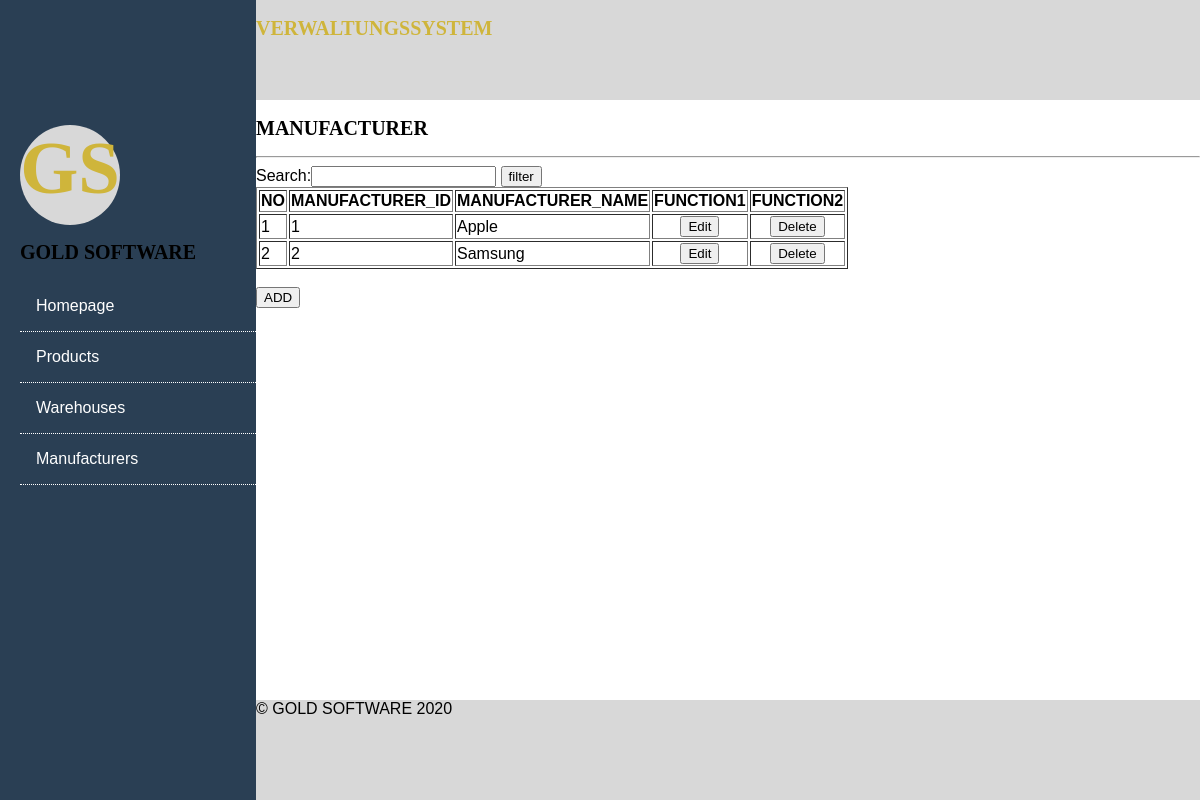
The app's page /?page=manufacturer with its own data.
### tables this page shows
CREATE TABLE `MANUFACTURER` (
  `MANUFACTURER_ID` int(11) NOT NULL,
  `MANUFACTURER_NAME` varchar(50) NOT NULL
);

### pages/manufacturer.php (the view)
<?php require_once 'connection.php'; ?>
<!DOCTYPE html>
<html>
<body>
<h2>MANUFACTURER</h2>
<hr>
<form name="search_form" method="post" action="recht.php">
        Search:<input type="text" name="search_box" value=""/>
        <input type="submit" name="search" value="filter">
    </form>
<table style="width: 60%" border="1">
    <tr>
        <th>NO</th>
        <th>MANUFACTURER_ID</th>
        <th>MANUFACTURER_NAME</th>
        <th width="50">FUNCTION1</th>
        <th width="50">FUNCTION2</th>
    </tr>
    <?php
    $data=$conn->prepare("SELECT * from MANUFACTURER");
    $data->execute();
    $counter=0;
    while($qdata=$data->fetch(PDO::FETCH_ASSOC)) { $counter++?>
        <tr>
            <td><?php echo $counter; ?></td>
            <td><?php echo $qdata['MANUFACTURER_ID'] ?></td>
            <td><?php echo $qdata['MANUFACTURER_NAME'] ?></td>
            <td align="center"><a href="?page=edit_recht&RECHTE_ID=<?php echo $qdata['RECHTE_ID'] ?>"><button>Edit</button></td></a>
            <td align="center"><a href="?page=operation&RECHTE_ID=<?php echo $qdata['RECHTE_ID'] ?>&qdelete=recht"><button>Delete</button></td></a>
        </tr>
    <?php
}
?>
</table>
<br>
<a href="?page=insert_recht"><button>ADD</button></a>
</body>
</html>

### css/styles.css (style rules this page uses)
body { margin: 0; font-family: Arial, Helvetica, sans-serif; }
h2 { font-family: Verdana; font-size: 20px; }

### records on screen
manufacturer: MANUFACTURER_ID "1", MANUFACTURER_NAME "Apple"
manufacturer: MANUFACTURER_ID "2", MANUFACTURER_NAME "Samsung"
